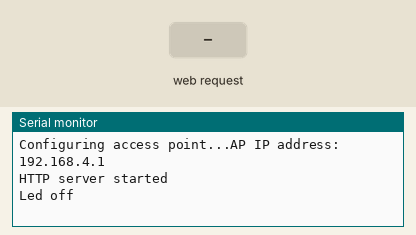
A program run on a simulated ESP32. Shown: the last lines printed to the serial monitor. The test bench sets the inputs (shaded band).

Above: at 1.2 s.
1.3 s: HTTP request GET / received
At 2.2 s:
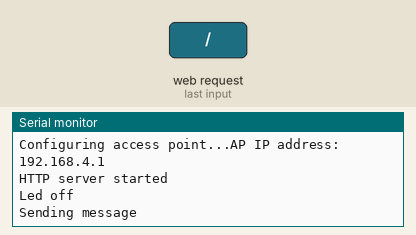
2.8 s: HTTP request GET /on received
At 3.4 s:
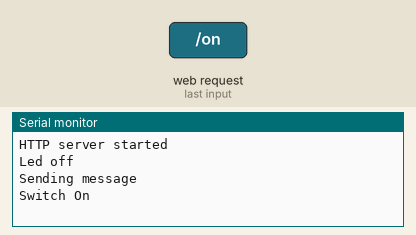
4.3 s: HTTP request GET /off received
At 5.7 s:
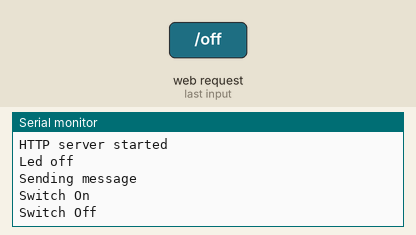

The program:

main.cpp
```cpp
// Load Wi-Fi library
#include <Arduino.h>
#include <WiFi.h>
#include <WebServer.h>

const char* ssid = "APESP32_AP";
const char* password = "prootproot";

const int LED = 12;

const uint ServerPort = 80;
WebServer Server(ServerPort);

WiFiClient RemoteClient;

void led_on(){
    Serial.println("Led on");
    digitalWrite(LED, HIGH);
}
void led_off(){
    Serial.println("Led off");
    digitalWrite(LED, LOW);
}

boolean matchcommand(String req, String command){
    if (req.indexOf(command) != -1){
        return true;
    } else {
        return false;
    }
}

void handleOn() {
    Serial.println("Switch On");
    // Server.send(200, "text/html", "Switch On");
    // led_on();
}

void handleOff() {
    Serial.println("Switch Off");
    // Server.send(200, "text/html", "Switch Off");
    // led_off();
}

void homepage() {
    Serial.println("Sending message");
    String s;
    s = "HTTP/1.1 200 OK\nContent-Type: text/html\n\n<!DOCTYPE HTML>\n<html><body>\n";
    s +="<script language='javascript' type='text/javascript'>\n";
    s +="<!--\n";
    s +="function on()  { var xhr = new XMLHttpRequest(); xhr.open('GET', '/on',  true); xhr.send();}\n";
    s +="function off() { var xhr = new XMLHttpRequest(); xhr.open('GET', '/off', true); xhr.send();}\n";
    s +="//-->\n";
    s +="</script>\n";
    s +="<table align='center' style='cursor: pointer;'><tr>\n";
    s +="<td height='100' width='100' bgcolor='#f45942' align='center'><font size='20'><div onclick='off();'>Off</div></font></td>\n";
    s +="<td height='100' width='100' bgcolor='#41f492' align='center'><font size='20'><div onclick='on();'>On </div></font></td>\n";
    s += "</tr></table></body></html>\n";
    Server.send(200, "text/html", s);
}

void handleRoot() {
    Server.send(200, "text/plain", "You are connected");
}


void setup() {
    Serial.begin(115200);
    Serial.print("Configuring access point...");
    WiFi.softAP(ssid, password, true, 1);
    IPAddress myIP = WiFi.softAPIP();
    Serial.print("AP IP address: ");
    Serial.println(myIP);
    Server.on("/", homepage);
    Server.on("/on", handleOn);
    Server.on("/off", handleOff);
    Server.begin();
    Serial.println("HTTP server started");
    led_off();
}

void loop() {
    // Serial.printf("Stations connected = %d\n",WiFi.softAPgetStationNum());
    // Serial.print("AP IP address: ");
    // Serial.println(WiFi.softAPIP());
    Server.handleClient();
}
```

Measured:
- after the input at 1.3 s, the serial monitor: prints a new line at once (image 1)
- after the input at 2.8 s, the serial monitor: prints a new line at once (image 2)
- after the input at 4.3 s, the serial monitor: prints a new line at once (image 3)
